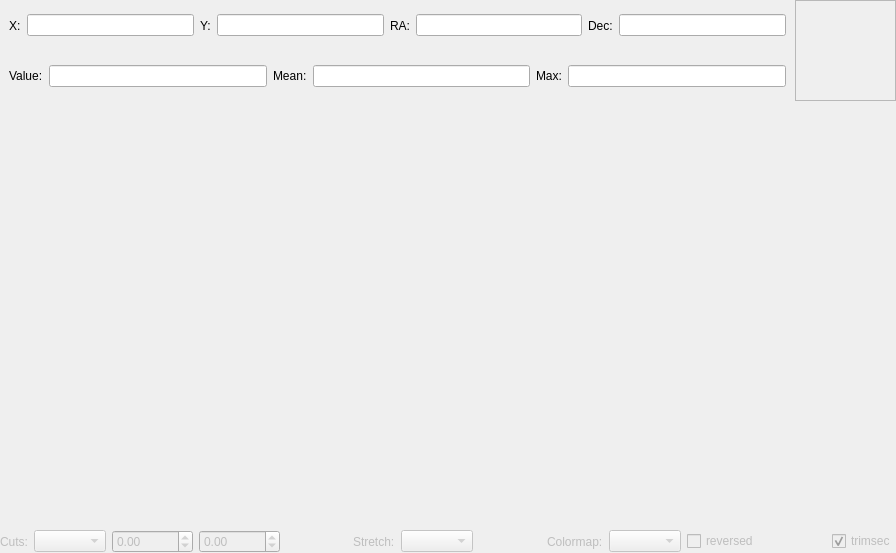
<?xml version="1.0" encoding="UTF-8"?>
<ui version="4.0">
 <class>FitsWidget</class>
 <widget class="QWidget" name="FitsWidget">
  <property name="geometry">
   <rect>
    <x>0</x>
    <y>0</y>
    <width>896</width>
    <height>553</height>
   </rect>
  </property>
  <property name="windowTitle">
   <string>Form</string>
  </property>
  <layout class="QVBoxLayout" name="verticalLayout_2" stretch="0,1,0">
   <property name="spacing">
    <number>0</number>
   </property>
   <property name="leftMargin">
    <number>0</number>
   </property>
   <property name="topMargin">
    <number>0</number>
   </property>
   <property name="rightMargin">
    <number>0</number>
   </property>
   <property name="bottomMargin">
    <number>0</number>
   </property>
   <item>
    <layout class="QHBoxLayout" name="horizontalLayout_4">
     <property name="spacing">
      <number>0</number>
     </property>
     <item>
      <layout class="QVBoxLayout" name="verticalLayout">
       <property name="spacing">
        <number>0</number>
       </property>
       <item>
        <widget class="QFrame" name="groupInfo">
         <layout class="QHBoxLayout" name="horizontalLayout_5">
          <item>
           <widget class="QLabel" name="label_2">
            <property name="text">
             <string>X:</string>
            </property>
           </widget>
          </item>
          <item>
           <widget class="QLineEdit" name="textImageX">
            <property name="alignment">
             <set>Qt::AlignCenter</set>
            </property>
            <property name="readOnly">
             <bool>true</bool>
            </property>
           </widget>
          </item>
          <item>
           <widget class="QLabel" name="label_3">
            <property name="text">
             <string>Y:</string>
            </property>
           </widget>
          </item>
          <item>
           <widget class="QLineEdit" name="textImageY">
            <property name="alignment">
             <set>Qt::AlignCenter</set>
            </property>
            <property name="readOnly">
             <bool>true</bool>
            </property>
           </widget>
          </item>
          <item>
           <widget class="QLabel" name="label_4">
            <property name="text">
             <string>RA:</string>
            </property>
           </widget>
          </item>
          <item>
           <widget class="QLineEdit" name="textWorldRA">
            <property name="alignment">
             <set>Qt::AlignCenter</set>
            </property>
            <property name="readOnly">
             <bool>true</bool>
            </property>
           </widget>
          </item>
          <item>
           <widget class="QLabel" name="label_5">
            <property name="text">
             <string>Dec:</string>
            </property>
           </widget>
          </item>
          <item>
           <widget class="QLineEdit" name="textWorldDec">
            <property name="alignment">
             <set>Qt::AlignCenter</set>
            </property>
            <property name="readOnly">
             <bool>true</bool>
            </property>
           </widget>
          </item>
         </layout>
        </widget>
       </item>
       <item>
        <widget class="QFrame" name="frame_2">
         <property name="frameShape">
          <enum>QFrame::NoFrame</enum>
         </property>
         <property name="frameShadow">
          <enum>QFrame::Raised</enum>
         </property>
         <layout class="QHBoxLayout" name="horizontalLayout">
          <item>
           <widget class="QLabel" name="label_7">
            <property name="text">
             <string>Value:</string>
            </property>
           </widget>
          </item>
          <item>
           <widget class="QLineEdit" name="textPixelValue">
            <property name="alignment">
             <set>Qt::AlignCenter</set>
            </property>
            <property name="readOnly">
             <bool>true</bool>
            </property>
           </widget>
          </item>
          <item>
           <widget class="QLabel" name="label_11">
            <property name="text">
             <string>Mean:</string>
            </property>
           </widget>
          </item>
          <item>
           <widget class="QLineEdit" name="textAreaMean">
            <property name="alignment">
             <set>Qt::AlignCenter</set>
            </property>
            <property name="readOnly">
             <bool>true</bool>
            </property>
           </widget>
          </item>
          <item>
           <widget class="QLabel" name="label_12">
            <property name="text">
             <string>Max:</string>
            </property>
           </widget>
          </item>
          <item>
           <widget class="QLineEdit" name="textAreaMax">
            <property name="alignment">
             <set>Qt::AlignCenter</set>
            </property>
            <property name="readOnly">
             <bool>true</bool>
            </property>
           </widget>
          </item>
         </layout>
        </widget>
       </item>
      </layout>
     </item>
     <item>
      <widget class="QLabel" name="labelZoom">
       <property name="minimumSize">
        <size>
         <width>101</width>
         <height>101</height>
        </size>
       </property>
       <property name="maximumSize">
        <size>
         <width>101</width>
         <height>101</height>
        </size>
       </property>
       <property name="frameShape">
        <enum>QFrame::StyledPanel</enum>
       </property>
       <property name="frameShadow">
        <enum>QFrame::Raised</enum>
       </property>
       <property name="text">
        <string/>
       </property>
       <property name="scaledContents">
        <bool>true</bool>
       </property>
      </widget>
     </item>
    </layout>
   </item>
   <item>
    <layout class="QHBoxLayout" name="horizontalLayout_2" stretch="1,0">
     <item>
      <widget class="QImageView" name="imageView" native="true"/>
     </item>
     <item>
      <widget class="QLabel" name="labelColorbar">
       <property name="minimumSize">
        <size>
         <width>30</width>
         <height>0</height>
        </size>
       </property>
       <property name="maximumSize">
        <size>
         <width>30</width>
         <height>16777215</height>
        </size>
       </property>
       <property name="text">
        <string/>
       </property>
       <property name="scaledContents">
        <bool>true</bool>
       </property>
      </widget>
     </item>
    </layout>
   </item>
   <item>
    <widget class="QFrame" name="frame">
     <property name="frameShape">
      <enum>QFrame::NoFrame</enum>
     </property>
     <property name="frameShadow">
      <enum>QFrame::Raised</enum>
     </property>
     <layout class="QHBoxLayout" name="horizontalLayout_3">
      <property name="leftMargin">
       <number>0</number>
      </property>
      <property name="topMargin">
       <number>0</number>
      </property>
      <property name="rightMargin">
       <number>0</number>
      </property>
      <property name="bottomMargin">
       <number>0</number>
      </property>
      <item>
       <widget class="QLabel" name="labelCuts">
        <property name="enabled">
         <bool>false</bool>
        </property>
        <property name="text">
         <string>Cuts:</string>
        </property>
       </widget>
      </item>
      <item>
       <widget class="QComboBox" name="comboCuts">
        <property name="enabled">
         <bool>false</bool>
        </property>
       </widget>
      </item>
      <item>
       <widget class="QDoubleSpinBox" name="spinLoCut">
        <property name="enabled">
         <bool>false</bool>
        </property>
        <property name="buttonSymbols">
         <enum>QAbstractSpinBox::UpDownArrows</enum>
        </property>
        <property name="minimum">
         <double>-99999.000000000000000</double>
        </property>
        <property name="maximum">
         <double>99999.000000000000000</double>
        </property>
       </widget>
      </item>
      <item>
       <widget class="QDoubleSpinBox" name="spinHiCut">
        <property name="enabled">
         <bool>false</bool>
        </property>
        <property name="minimum">
         <double>-99999.000000000000000</double>
        </property>
        <property name="maximum">
         <double>99999.000000000000000</double>
        </property>
       </widget>
      </item>
      <item>
       <spacer name="horizontalSpacer">
        <property name="orientation">
         <enum>Qt::Horizontal</enum>
        </property>
        <property name="sizeHint" stdset="0">
         <size>
          <width>5</width>
          <height>20</height>
         </size>
        </property>
       </spacer>
      </item>
      <item>
       <widget class="QLabel" name="labelStretch">
        <property name="enabled">
         <bool>false</bool>
        </property>
        <property name="text">
         <string>Stretch:</string>
        </property>
       </widget>
      </item>
      <item>
       <widget class="QComboBox" name="comboStretch">
        <property name="enabled">
         <bool>false</bool>
        </property>
       </widget>
      </item>
      <item>
       <spacer name="horizontalSpacer_2">
        <property name="orientation">
         <enum>Qt::Horizontal</enum>
        </property>
        <property name="sizeHint" stdset="0">
         <size>
          <width>5</width>
          <height>20</height>
         </size>
        </property>
       </spacer>
      </item>
      <item>
       <widget class="QLabel" name="labelColormap">
        <property name="enabled">
         <bool>false</bool>
        </property>
        <property name="text">
         <string>Colormap:</string>
        </property>
       </widget>
      </item>
      <item>
       <widget class="QComboBox" name="comboColormap">
        <property name="enabled">
         <bool>false</bool>
        </property>
       </widget>
      </item>
      <item>
       <widget class="QCheckBox" name="checkColormapReverse">
        <property name="enabled">
         <bool>false</bool>
        </property>
        <property name="text">
         <string>reversed</string>
        </property>
       </widget>
      </item>
      <item>
       <spacer name="horizontalSpacer_3">
        <property name="orientation">
         <enum>Qt::Horizontal</enum>
        </property>
        <property name="sizeHint" stdset="0">
         <size>
          <width>5</width>
          <height>20</height>
         </size>
        </property>
       </spacer>
      </item>
      <item>
       <widget class="QCheckBox" name="checkTrimSec">
        <property name="enabled">
         <bool>false</bool>
        </property>
        <property name="text">
         <string>trimsec</string>
        </property>
        <property name="checked">
         <bool>true</bool>
        </property>
       </widget>
      </item>
     </layout>
    </widget>
   </item>
  </layout>
 </widget>
 <customwidgets>
  <customwidget>
   <class>QImageView</class>
   <extends>QWidget</extends>
   <header>qimageview.h</header>
   <container>1</container>
  </customwidget>
 </customwidgets>
 <resources>
  <include location="resources.rc"/>
 </resources>
 <connections/>
</ui>
